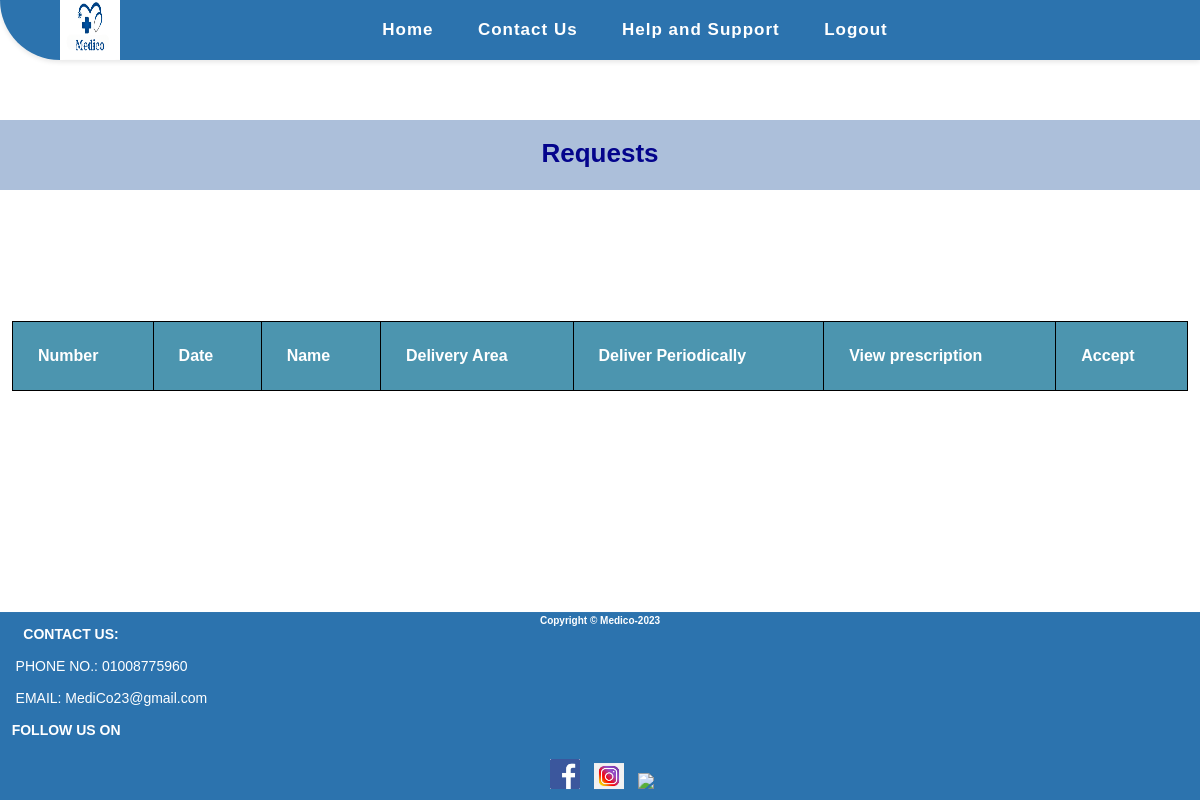
/pharmacy/requests.php (signed in), run on an earlier commit of the app's database.
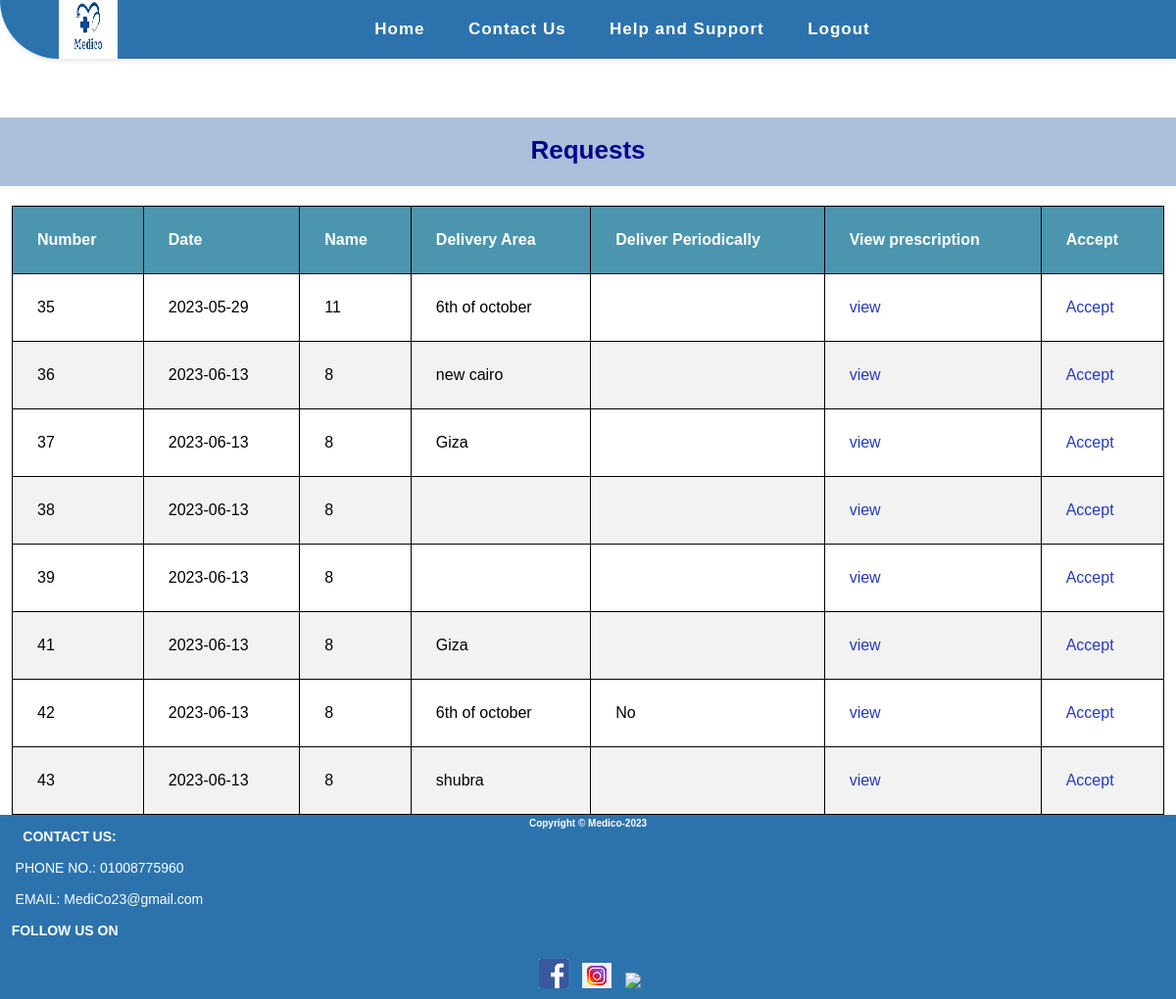
And on a later commit of the database.
### tables this page shows
CREATE TABLE `images` (
  `id` int(11) NOT NULL,
  `patient_id` int(11) NOT NULL,
  `patient_address` varchar(255) NOT NULL,
  `date_of_order` date NOT NULL,
  `time_of_order` time NOT NULL,
  `image` mediumtext NOT NULL,
  `activity` varchar(255) NOT NULL,
  `order_cd` varchar(255) NOT NULL
);

### pharmacy/requests.php (the view, shortened to what this page needs)
<?php
include "../shared/conn.php";
if (isset($_SESSION['pharmacy'])) {
    $select = "SELECT * FROM `images` WHERE activity = 'yes' ";
    $sel = mysqli_query($connect , $select);
    ?>
<!DOCTYPE html>
<html lang="en">
<head>
    <link rel="stylesheet" href="../CSS/footer.css">
    <link rel="stylesheet" href="../CSS/pharmacy's view.css">
</head>
<body>
    <nav>
        <div class="logo">
            <a href="#"><img src="../Images/medico.png" alt="Medico Logo"></a>
        </div>
        <ul class="nav-links">
            <li><a href="./pharmacy_view.php">Home</a></li>
            <li><a href="#">Contact Us</a></li>
            <li><a href="#">Help and Support</a></li>
            <li><a href="../shared/login.php?gbye='1'">Logout</a></li>
        </ul>
    </nav>
    <h1 class="h1_text" id="Requests">Requests</h1>
    <table>
        <thead>
            <tr>
                <th>Number</th>
                <th>Date</th>
                <th>Name</th>
                <th>Delivery Area</th>
                <th>Deliver Periodically</th>
                <th>View prescription</th>
                <th>Accept</th>
            </tr>
        </thead>
        <tbody>
            <?php foreach($sel as $s){  ?>
            <tr>
                <td><?php echo $s['id']; ?></td>
                <td><?php echo $s['date_of_order']; ?></td>
                <td><?php echo $s['patient_id']; ?></td>
                <td><?php echo $s['patient_address']; ?></td>
                <td><?php echo $s['order_cd']; ?></td>
                <td><a href="prescription.php?view=<?php echo $s['id']; ?>">view</a></td>
                <td><a href="sending_order_accepted.php?send=<?php echo $s['id']; ?>">Accept</a></td>
            </tr>
            <?php } ?>
        </tbody>
    </table>
    <?php } ?>
    <footer class="sticky-footer">
        <div>
            <h6>Copyright &copy Medico-2023</h6>
        </div>
               <div>
               <h4 class="_14">  &nbsp  &nbsp  &nbsp CONTACT US:</h4>
                  <br>    &nbsp  &nbsp PHONE NO.: 01008775960 <br>
                   <br>    &nbsp  &nbsp EMAIL: MediCo23@gmail.com
</div>
<br>
<div class="footer-social-icons">
  <h4 class="r"> &nbsp &nbspFOLLOW US ON</h4>
  <br>
  <ul class="social-icons">
    <li><a href="www.facbook.com">&nbsp<img width=30px hight=40px
          src="../Images/icona1.png"></a></li>
    <li><a href="www.instagram.com"><img width=30px hight=40px
          src="../Images/icona2.png"></a></li></li>
    <li><a href="www.twitter.com"><img width=30px hight=40px
          src="../Images/twitter.jpg"></a></li>
</ul>
</div>
    </footer>
</body>
</html>

### CSS/footer.css (style rules this page uses)
body { min-height: 100vh; }
footer { background-color: #2c73ae; padding: 3px 0; font-size: 14px; color: #fff; }
.sticky-footer { position: sticky; top: 100%; }
footer ul { margin: 0; padding: 0; list-style: none; }
footer ul li { display: inline-block; margin-left: 10px; }
footer ul li:first-child { margin-left: 0; }
a { color: #253bbc; text-decoration: none; }
footer h6 { font-size: 10px; font-weight: bold; color: white; text-align: center; }
.social-icons { text-align: center; margin: 5px 30px; }
html { height: 100%; }
body { display: flex; flex-direction: column; min-height: 100%; }
footer { margin-top: auto; }

### CSS/pharmacy's view.css (style rules this page uses)
* { padding: 0; margin: 0; box-sizing: border-box; font-family: 'Poppins', sans-serif; }
nav { display: flex; justify-content: space-between; align-items: center; background-color: #2c73ae; height: 60px; padding: 0 50px; box-shadow: 0px 2px 5px rgba(0, 0, 0, 0.1); border-bottom-left-radius: 60px; }
.logo { width: 60px; height: 60px; margin-left: 10px; }
.logo img { width: 100%; height: 100%; }
.nav-links { display: flex; justify-content: space-around; width: 50%; }
.nav-links li { list-style: none; }
.nav-links a { color: #ffffff; text-decoration: none; font-weight: bold; font-size: 17px; letter-spacing: 1px; }
.nav-links li { opacity: 1; transition: opacity 0.5s ease-in-out; margin: 10px 0; }
.h1_text { text-align: center; color: rgb(4, 4, 140); font-size: 26px; padding-top: 18px; font-weight: bold; margin-top: 60px; margin-bottom: 20px; background-color: #295aa063; height: 70px; }
table { border-collapse: collapse; width: 98%; margin: auto; }
th, td { text-align: left; padding: 25px; border: 1px solid black; }
th { background-color: #4c95af; color: white; }
tr:nth-child(even) { background-color: #f2f2f2; }

What changed in the data, as far as the page shows it:
added images: id "35", date_of_order "2023-05-29", patient "11", patient_address "6th of october"
added images: id "36", date_of_order "2023-06-13", patient "8", patient_address "new cairo"
added images: id "37", date_of_order "2023-06-13", patient "8", patient_address "Giza"
added images: id "38", date_of_order "2023-06-13", patient "8"
added images: id "39", date_of_order "2023-06-13", patient "8"
added images: id "41", date_of_order "2023-06-13", patient "8", patient_address "Giza"
added images: id "42", date_of_order "2023-06-13", patient "8", patient_address "6th of october", order_cd "No"
added images: id "43", date_of_order "2023-06-13", patient "8", patient_address "shubra"
